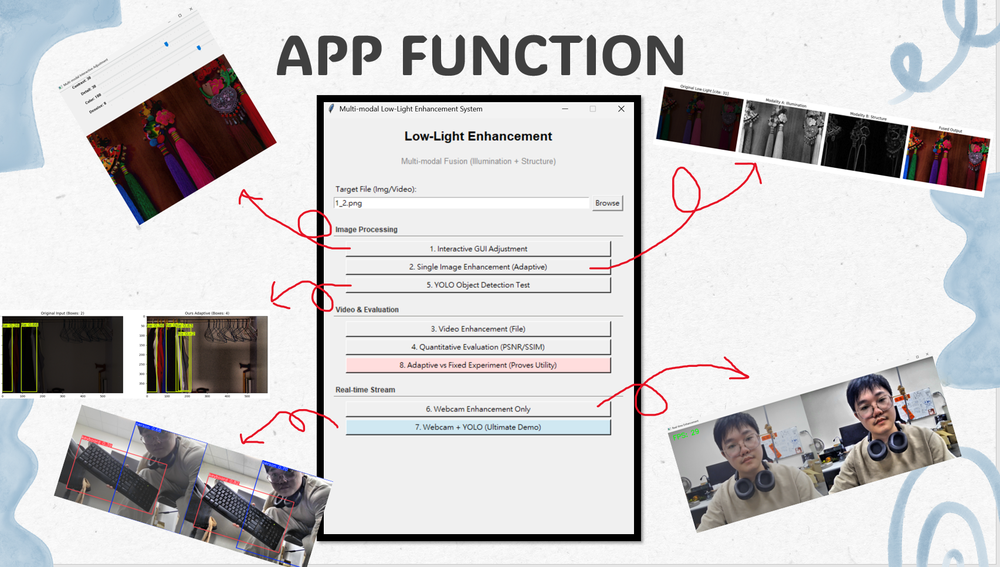
#> input picture img/image1.png, 1000 x 567 px, shrunk from 1705 x 966 before the run
$ python -i illumination.py   (imports and definitions only)
#> lines starting #> are read from the running program, lines starting #| are printed output that depends on the picture; after the words box and inside, x2 and y2 are one past the last pixel; in counts of white or black regions, pixels touching at a corner belong together
#> further down, picture is the input picture: shape (567, 1000, 3); mean B, G, R 201.6, 200.8, 202.7
import cv2
import numpy as np

def process_illumination(img, clip_limit=None, gamma_value=None):
    """
    Modality A: Illumination
    [升級版] Region-Aware Fusion + Auto-Gamma
    解決「不夠亮」的問題：在暗部自動注入 Gamma 增益
    """
    # 轉 HSV
    hsv = cv2.cvtColor(img, cv2.COLOR_BGR2HSV)
#> hsv: shape (567, 1000, 3); mean H, S, V 20.6, 19.4, 206.3
    h, s, v = cv2.split(hsv)
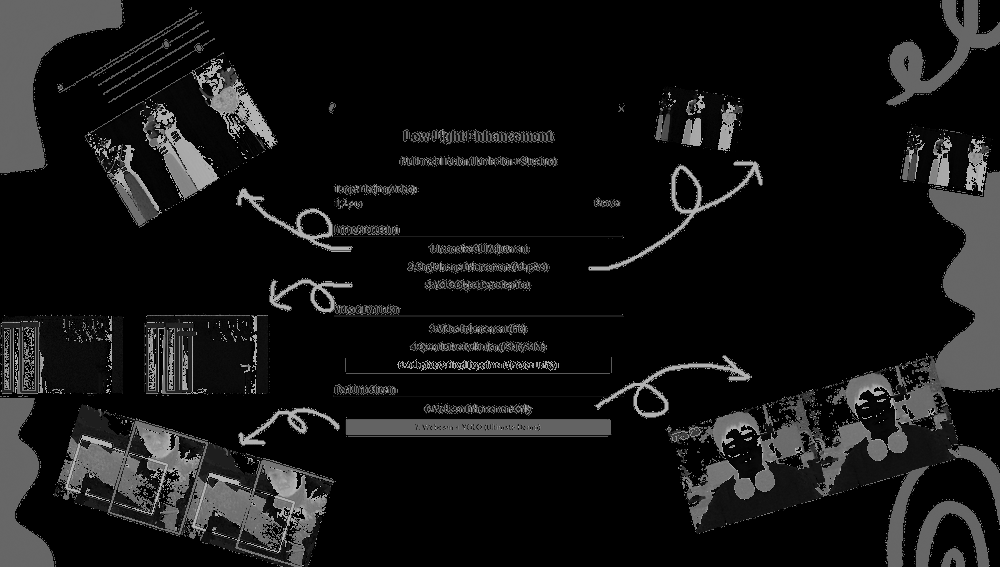
#> h: shape (567, 1000); min 0, max 179, mean 20.6
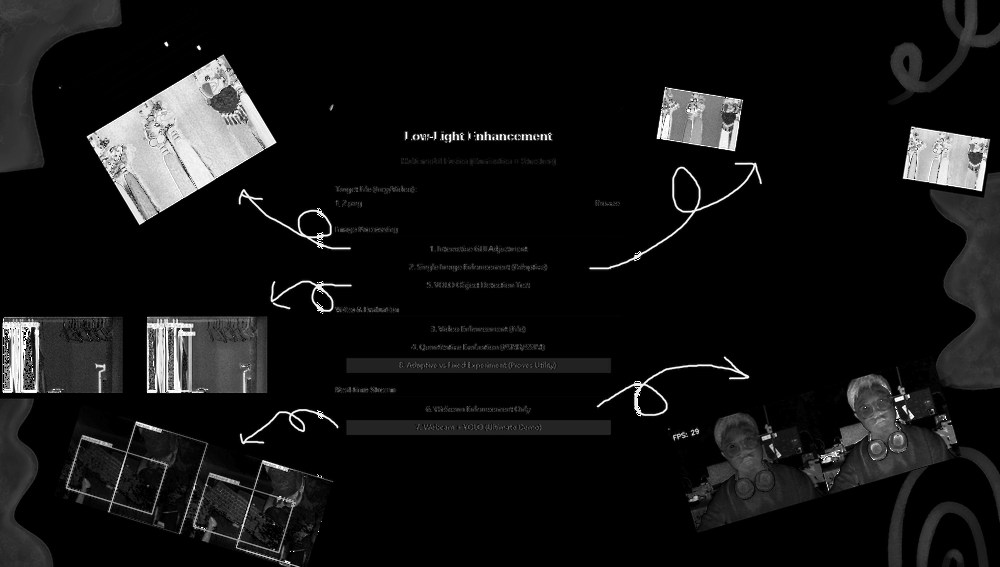
#> s: shape (567, 1000); min 0, max 255, mean 19.4
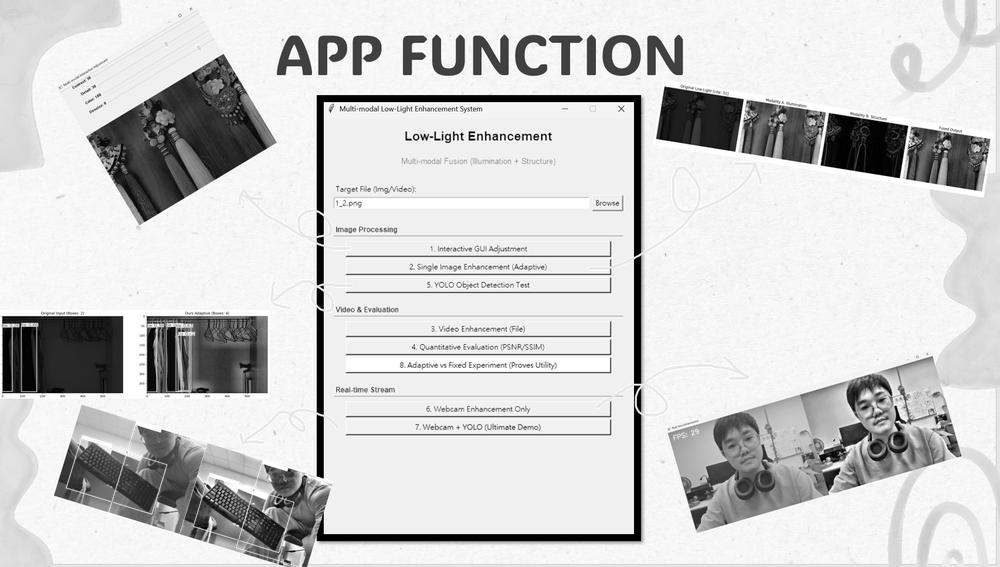
#> v: shape (567, 1000); min 0, max 255, mean 206.3

    # === [Manual Mode: 手動模式] ===
    # 如果外部有指定參數 (例如 GUI 拉動)，就聽 GUI 的
    if clip_limit is not None:
        # 如果有指定 gamma，先做 gamma
        if gamma_value is not None and gamma_value != 1.0:
            invGamma = 1.0 / gamma_value
            table = np.array([((i / 255.0) ** invGamma) * 255 for i in np.arange(0, 256)]).astype("uint8")
            v = cv2.LUT(v, table)

        clahe = cv2.createCLAHE(clipLimit=clip_limit, tileGridSize=(8, 8))
        v_final = clahe.apply(v)

    # === [Auto Mode: 自適應全自動模式] ===
    else:
        # 1. 計算平均亮度，決定要不要 "預先補光"
        mean_v = np.mean(v)
#> mean_v = 206.3
        print(f"[Smart Illum] Scene Mean Brightness: {mean_v:.2f}")
#| [Smart Illum] Scene Mean Brightness: 206.29

        # --- 新增：自動 Gamma 增益 (Auto-Gamma) ---
        # 如果亮度 < 80，代表這張圖偏暗，我們給它一個 Gamma 增益基底
        # 這樣後面的 CLAHE 才有東西可以拉
        if mean_v < 80:
            # 越暗，Gamma 要給越強 (例如 mean=20 -> gamma=2.5, mean=70 -> gamma=1.5)
            # 動態公式：基礎 1.2 + (80 - mean) * 0.02
            auto_gamma = 1.5 + (80 - mean_v) * 0.02
            # 限制最高不要超過 3.0，不然會變全白
            auto_gamma = min(auto_gamma, 3.0)

            print(f"[Smart Illum] Detected Dark Scene -> Injecting Gamma: {auto_gamma:.2f}")

            invGamma = 1.0 / auto_gamma
            table = np.array([((i / 255.0) ** invGamma) * 255 for i in np.arange(0, 256)]).astype("uint8")
            v = cv2.LUT(v, table) # 更新 V 通道，讓它先變亮！
        # ----------------------------------------

        # 2. 製作「光源遮罩 (Highlight Mask)」(基於變亮後的 V)
        # 找出亮度大於 220 的區域 (視為路燈/招牌)
        _, mask_binary = cv2.threshold(v, 220, 255, cv2.THRESH_BINARY)
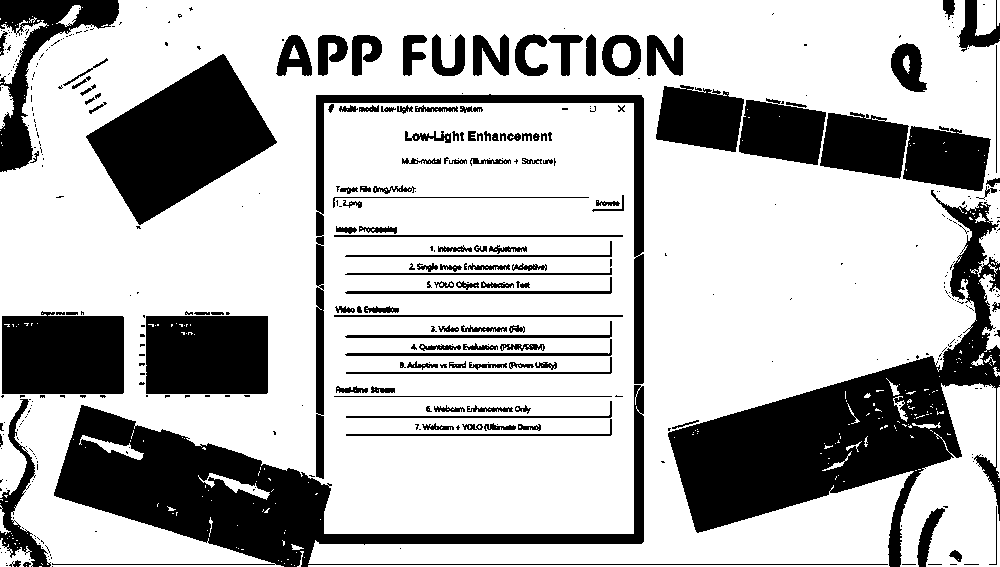
#> mask_binary: shape (567, 1000); 71.6% white; 428 black regions (289 under 20 px), largest, box (x1, y1, x2, y2) and area: (668, 190, 1000, 567) 35229, (52, 385, 888, 567) 29018, (86, 54, 277, 225) 16777
        mask_blur = cv2.GaussianBlur(mask_binary, (21, 21), 0)
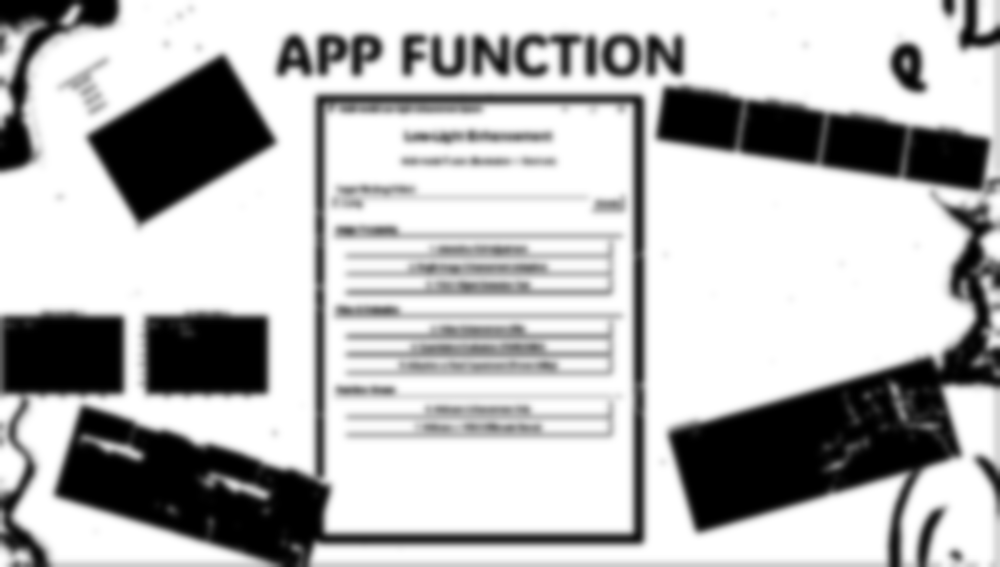
#> mask_blur: shape (567, 1000); min 0, max 255, mean 182.4
        mask_weight = mask_blur.astype(float) / 255.0

        # 3. 路徑 A：背景增強版 (Background Layer)
        # 針對暗部：將參數從 6.0 提升到 8.0 (更暴力)
        # 如果你覺得還是不夠亮，可以把 8.0 改成 10.0
        clahe_bg = cv2.createCLAHE(clipLimit=8.0, tileGridSize=(8, 8))
        v_bg_enhanced = clahe_bg.apply(v)
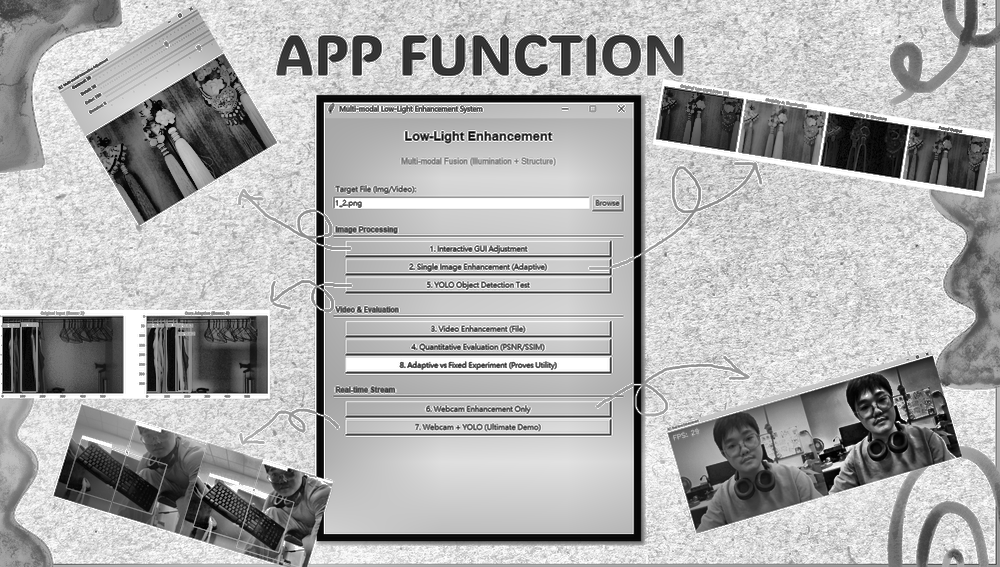
#> v_bg_enhanced: shape (567, 1000); min 0, max 255, mean 173.3

        # 4. 路徑 B：光源保護版 (Highlight Layer)
        # 針對亮部：維持 1.0 或 1.5，保護細節
        clahe_light = cv2.createCLAHE(clipLimit=1.5, tileGridSize=(8, 8))
        v_light_protected = clahe_light.apply(v)

        # 5. 融合 (Fusion)
        v_final_float = (v_light_protected.astype(float) * mask_weight) + \
                        (v_bg_enhanced.astype(float) * (1.0 - mask_weight))
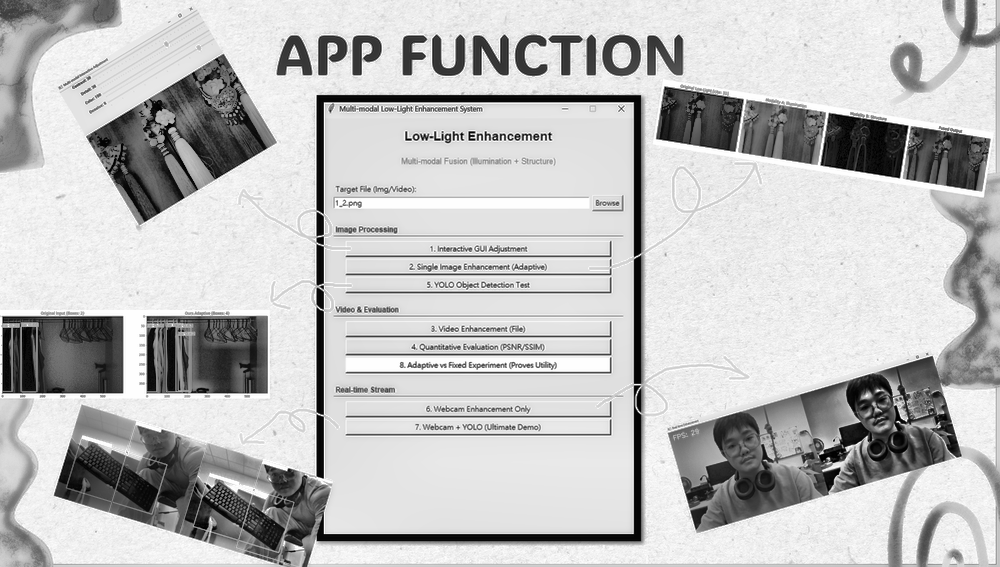
#> v_final_float: shape (567, 1000) float64; min 0, max 255, mean 192; drawn with min black and max white

        v_final = np.clip(v_final_float, 0, 255).astype(np.uint8)

    return h, s, v, v_final

>>> import cv2
>>> picture = cv2.imread('../img/image1.png')
>>> result = process_illumination(picture)

$ run again, on img/image2.png
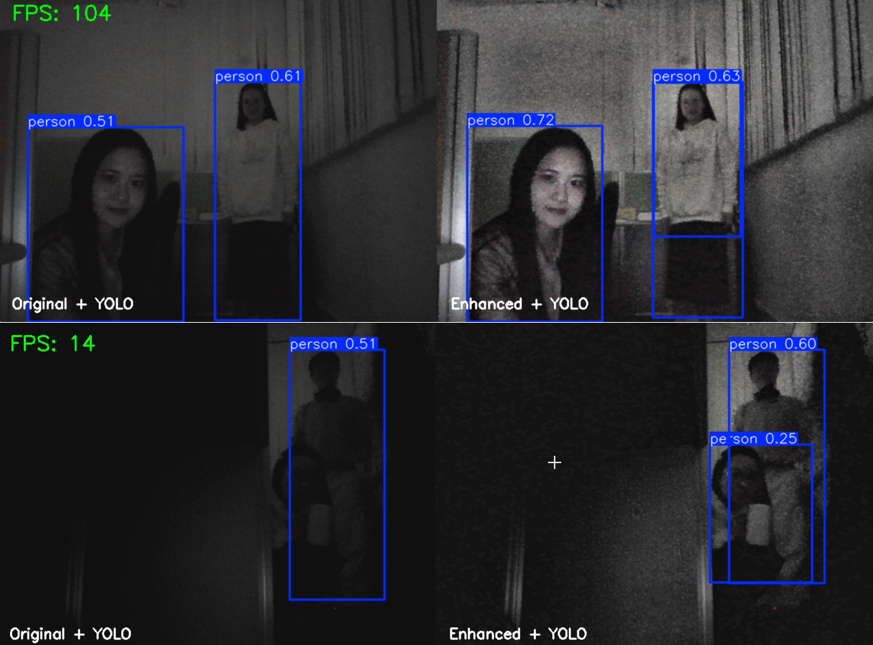
#> input picture img/image2.png, 873 x 645 px
#> picture is the input picture: shape (645, 873, 3); mean B, G, R 49.8, 44, 43.2
#> hsv: shape (645, 873, 3); mean H, S, V 31.9, 17.3, 51.2
#> mean_v = 51.18
#| [Smart Illum] Scene Mean Brightness: 51.18
#> auto_gamma = 2.08
#| [Smart Illum] Detected Dark Scene -> Injecting Gamma: 2.08
#> invGamma = 0.482
#> table = 256 values from 0 to 255
#> in process_illumination, `_, mask_binary = cv2.threshold(v, 220, 255, cv2.THRESH_BINARY)`:
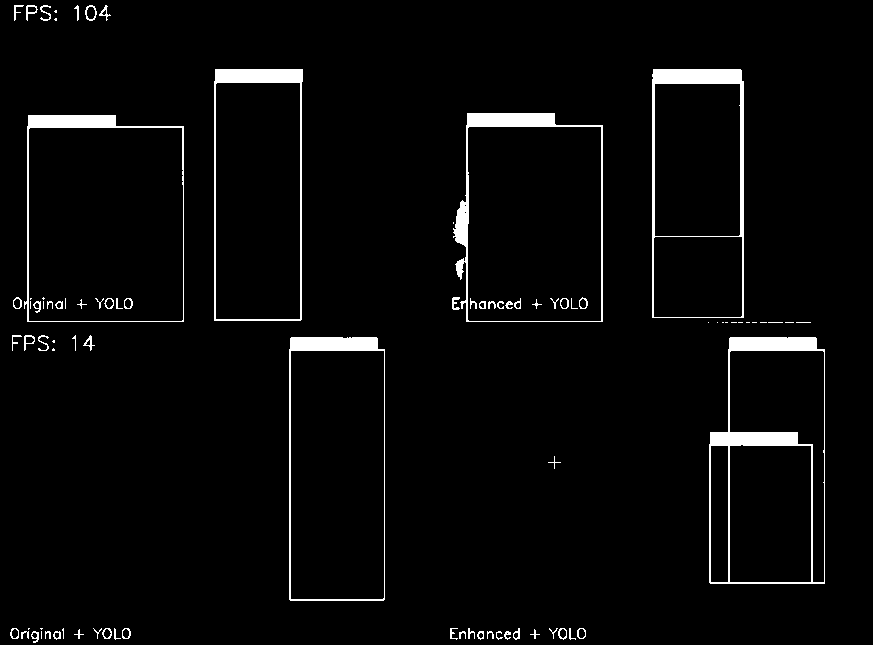
#> mask_binary: shape (645, 873); 3.3% white; 88 white regions (27 under 20 px), largest, box (x1, y1, x2, y2) and area: (709, 337, 825, 584) 3955, (652, 69, 744, 318) 2920, (453, 113, 603, 322) 2861
#> in process_illumination, `v_light_protected = clahe_light.apply(v)`:
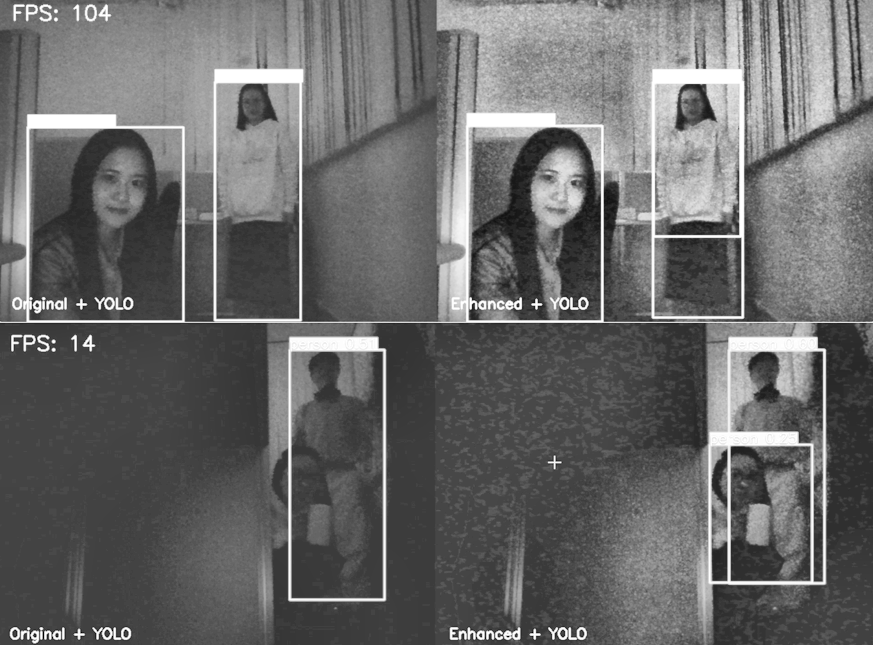
#> v_light_protected: shape (645, 873); min 1, max 255, mean 105.2
